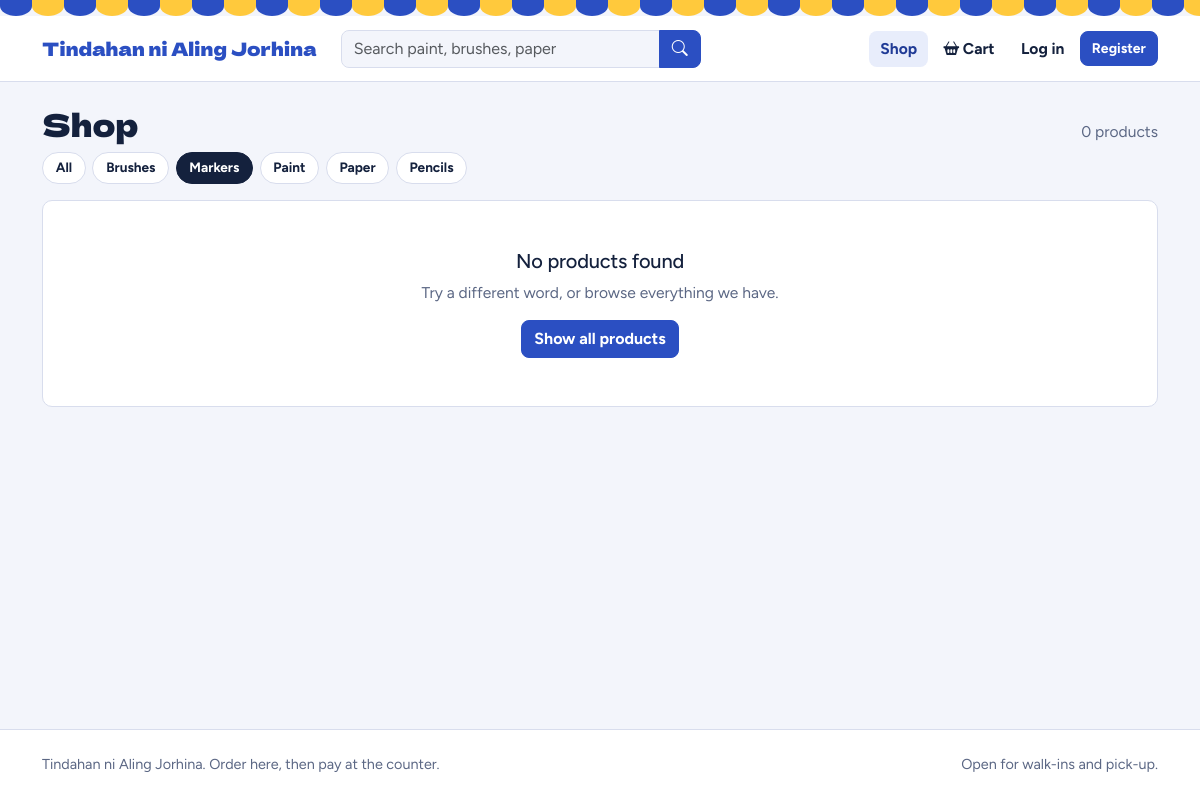
Before: /index.php?category=5 with the older database file.
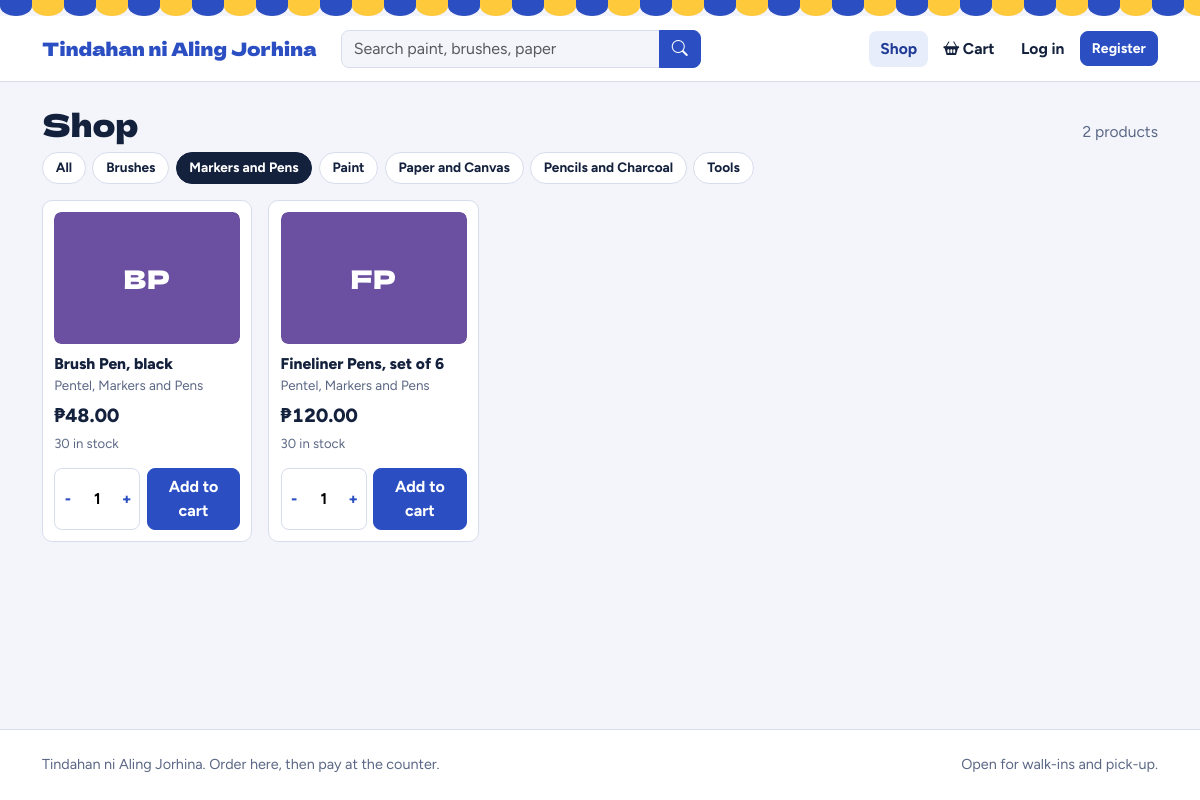
After: the same page with the newer database file.
### tables this page shows
CREATE TABLE category (
  category_id INT UNSIGNED NOT NULL AUTO_INCREMENT,
  name        VARCHAR(50) NOT NULL,
  PRIMARY KEY (category_id),
  UNIQUE KEY uq_category_name (name)
);

CREATE TABLE item (
  item_id     INT UNSIGNED NOT NULL AUTO_INCREMENT,
  description VARCHAR(100) NOT NULL,
  category_id INT UNSIGNED DEFAULT NULL,
  brand_id    INT UNSIGNED DEFAULT NULL,
  supplier_id INT UNSIGNED DEFAULT NULL,
  cost_price  DECIMAL(7,2) NOT NULL DEFAULT 0.00,
  sell_price  DECIMAL(7,2) NOT NULL DEFAULT 0.00,
  img_path    VARCHAR(255) DEFAULT NULL,
  is_active   TINYINT(1) NOT NULL DEFAULT 1,
  created_at  DATETIME NOT NULL DEFAULT CURRENT_TIMESTAMP,
  PRIMARY KEY (item_id),
  KEY idx_item_category (category_id),
  KEY idx_item_brand (brand_id),
  KEY idx_item_supplier (supplier_id),
  CONSTRAINT fk_item_category FOREIGN KEY (category_id) REFERENCES category (category_id)
    ON DELETE SET NULL ON UPDATE CASCADE,
  CONSTRAINT fk_item_brand FOREIGN KEY (brand_id) REFERENCES brand (brand_id)
    ON DELETE SET NULL ON UPDATE CASCADE,
  CONSTRAINT fk_item_supplier FOREIGN KEY (supplier_id) REFERENCES supplier (supplier_id)
    ON DELETE SET NULL ON UPDATE CASCADE
);

CREATE TABLE brand (
  brand_id INT UNSIGNED NOT NULL AUTO_INCREMENT,
  name     VARCHAR(50) NOT NULL,
  PRIMARY KEY (brand_id),
  UNIQUE KEY uq_brand_name (name)
);

CREATE TABLE stock (
  item_id           INT UNSIGNED NOT NULL,
  quantity          INT NOT NULL DEFAULT 0,
  reorder_threshold INT NOT NULL DEFAULT 10,
  PRIMARY KEY (item_id),
  CONSTRAINT fk_stock_item FOREIGN KEY (item_id) REFERENCES item (item_id)
    ON DELETE CASCADE ON UPDATE CASCADE
);

### index.php (the view, shortened to what the changed rows need)
<?php
require_once __DIR__ . '/includes/config.php';
$q = trim((string) ($_GET['q'] ?? ''));
$catId = (int) ($_GET['category'] ?? 0);
$where = ['i.is_active = 1'];
$params = [];
if ($catId > 0) {
    $where[] = 'i.category_id = ?';
    $params[] = $catId;
}
$items = db_rows(
    $conn,
    'SELECT i.item_id, i.description, i.sell_price, i.img_path, c.name AS category, b.name AS brand, s.quantity, s.reorder_threshold
     FROM item i
     JOIN stock s ON s.item_id = i.item_id
     LEFT JOIN category c ON c.category_id = i.category_id
     LEFT JOIN brand b ON b.brand_id = i.brand_id
     WHERE ' . implode(' AND ', $where) . '
     ORDER BY c.name, i.description',
    $params
);
$categories = db_rows($conn, 'SELECT category_id, name FROM category ORDER BY name');
$showHero = $q === '' && $catId === 0;
include __DIR__ . '/includes/header.php';
?>
<?php if ($showHero): ?>
<section class="hero">
  <div>
    <h1>Art supplies for every barkada.</h1>
    <p>Pick what you need, reserve it online, and pay at the counter. Suki customers can put it sa lista.</p>
    <?php if (!is_logged_in()): ?>
      <a class="btn btn-yellow" href="<?= e(url('register.php')) ?>">Create an account</a>
    <?php endif; ?>
  </div>
  <div class="chips">
    <?php foreach (array_slice($categories, 0, 6) as $cat): [$bg] = swatch_colors($cat['name']); ?>
      <a class="chip" href="<?= e(url('index.php?category=' . $cat['category_id'])) ?>">
        <div class="color" style="background:<?= $bg ?>"></div>
        <div class="label"><?= e($cat['name']) ?></div>
      </a>
    <?php endforeach; ?>
  </div>
</section>
<?php else: ?>
<div class="d-flex align-items-baseline justify-content-between flex-wrap gap-2 mb-2">
  <h1 class="page-title"><?= $q !== '' ? 'Results for "' . e($q) . '"' : 'Shop' ?></h1>
  <span class="muted"><?= count($items) ?> <?= count($items) === 1 ? 'product' : 'products' ?></span>
</div>
<?php endif; ?>
<div class="filter-row" role="navigation" aria-label="Categories">
  <a href="<?= e(url('index.php')) ?>" class="<?= $catId === 0 && $q === '' ? 'active' : '' ?>">All</a>
  <?php foreach ($categories as $cat): ?>
    <a href="<?= e(url('index.php?category=' . $cat['category_id'])) ?>" class="<?= $catId === (int) $cat['category_id'] ? 'active' : '' ?>"><?= e($cat['name']) ?></a>
  <?php endforeach; ?>
</div>
<?php if (!$items): ?>
  <div class="panel panel-body text-center py-5">
    <h2 class="h5">No products found</h2>
    <p class="muted mb-3">Try a different word, or browse everything we have.</p>
    <a class="btn btn-primary" href="<?= e(url('index.php')) ?>">Show all products</a>
  </div>
<?php else: ?>
  <div class="product-grid">
    <?php foreach ($items as $it): $out = (int) $it['quantity'] <= 0; ?>
      <article class="product <?= $out ? 'is-out' : '' ?>">
        <div class="pic"><?= item_visual($it) ?></div>
        <div class="name"><?= e($it['description']) ?></div>
        <div class="meta"><?= e(trim(($it['brand'] ?? '') . ($it['brand'] && $it['category'] ? ', ' : '') . ($it['category'] ?? ''))) ?></div>
        <div class="price num"><?= money($it['sell_price']) ?></div>
        <div class="mb-1"><?= stock_note((int) $it['quantity'], (int) $it['reorder_threshold']) ?></div>
        <?php if (!is_admin()): ?>
        <form action="<?= e(url('cart.php')) ?>" method="post">
          <div class="qty">
            <button type="button" data-step="-1" aria-label="Less">-</button>
            <input type="number" name="qty" value="1" min="1" max="<?= max(1, (int) $it['quantity']) ?>" aria-label="Quantity" <?= $out ? 'disabled' : '' ?>>
            <button type="button" data-step="1" aria-label="More">+</button>
          </div>
          <button class="btn btn-primary flex-grow-1" type="submit" <?= $out ? 'disabled' : '' ?>>Add to cart</button>
        </form>
        <?php endif; ?>
      </article>
    <?php endforeach; ?>
  </div>
<?php endif; ?>
<?php include __DIR__ . '/includes/footer.php'; ?>

### includes/functions.php (shortened to what the changed rows need)
<?php
function e($value): string
{
    return htmlspecialchars((string) $value, ENT_QUOTES, 'UTF-8');
}
function money($amount): string
{
    return '₱' . number_format((float) $amount, 2);
}
function url(string $path = ''): string
{
    return BASE_URL . '/' . ltrim($path, '/');
}
function db_bind(mysqli_stmt $st, array $params): void
{
    if (!$params) {
        return;
    }
    $types = '';
    foreach ($params as $p) {
        $types .= is_int($p) ? 'i' : (is_float($p) ? 'd' : 's');
    }
    $st->bind_param($types, ...$params);
}
function db_rows(mysqli $c, string $sql, array $params = []): array
{
    $st = $c->prepare($sql);
    db_bind($st, $params);
    $st->execute();
    $rows = $st->get_result()->fetch_all(MYSQLI_ASSOC);
    return $rows;
}
function is_logged_in(): bool
{
    return !empty($_SESSION['user_id']);
}
function is_admin(): bool
{
    return is_logged_in() && ($_SESSION['role'] ?? '') === 'admin';
}
function swatch_colors(string $key): array
{
    global $conn;
    static $order = null;
    $palette = [
        ['#2B4FC2', '#FFFFFF'], ['#1F8A70', '#FFFFFF'], ['#F2B705', '#2A2100'], ['#C23A4B', '#FFFFFF'],
        ['#6B4FA0', '#FFFFFF'], ['#B5651D', '#FFFFFF'], ['#2A9DC9', '#06222E'], ['#6B8E23', '#FFFFFF'],
    ];
    if ($order === null) {
        $order = [];
        foreach (db_rows($conn, 'SELECT name FROM category ORDER BY category_id') as $i => $r) {
            $order[strtolower($r['name'])] = $i;
        }
    }
    $k = strtolower($key);
    $i = $order[$k] ?? (crc32($k) % count($palette));
    return $palette[$i % count($palette)];
}
function item_initials(string $name): string
{
    $words = preg_split('/[\s,]+/', trim($name));
    $out = '';
    foreach (array_slice($words, 0, 2) as $w) {
        $out .= mb_strtoupper(mb_substr($w, 0, 1));
    }
    return $out;
}
function item_visual(array $item, string $class = ''): string
{
    $path = $item['img_path'] ?? '';
    [$bg, $fg] = swatch_colors($item['category'] ?? ($item['description'] ?? ''));
    return '<div class="swatch ' . e($class) . '" style="background:' . $bg . ';color:' . $fg . '" aria-hidden="true">' . e(item_initials($item['description'])) . '</div>';
}
function stock_note(int $qty, int $threshold): string
{
    return '<span class="stock-ok">' . $qty . ' in stock</span>';
}

Changed rows visible on the page:
changed category: name "Markers" → "Markers and Pens"
changed category: name "Paper" → "Paper and Canvas"
changed category: name "Pencils" → "Pencils and Charcoal"
added category: name "Tools"
added item: description "BP", description "Brush Pen, black", brand.name "Pentel, Markers and Pens", sell_price "₱48.00", stock.quantity "30"
added item: description "FP", description "Fineliner Pens, set of 6", brand.name "Pentel, Markers and Pens", sell_price "₱120.00", stock.quantity "30"
Other visible differences:
count($items): "0" → "2"
text no longer shown: "No products found Try a different word, or browse everything we have. Show all products"
